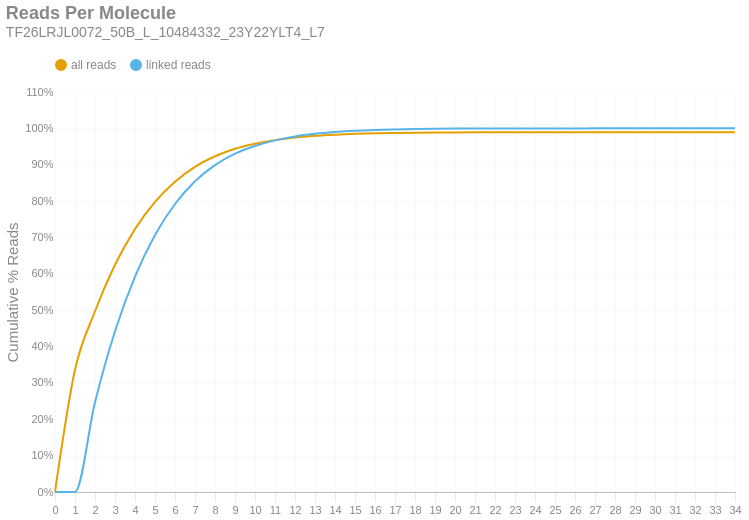

The notebook cell this image was saved under:
### Markdown cell above
### Reads per Molecule
This chart shows the cumulative distribution of the number of reads per linked molecule. That is, how many alignments are associated with a unique molecule. This excludes the number of reads associated with invalid or absent linked-read barcodes. The `linked` histogram is the percentages recalculated when disregarding singletons.

### Code cell
if SKIPLR:
    print_html(f"Skipped")
else:
    counts = np.bincount(valids['reads'].cast(pl.Int64).to_numpy())
    weighted = counts * np.arange(len(counts))
    all_perc = weighted / n_reads
    linked_perc = weighted / n_linked_reads
    linked_perc[1] = 0
    binned_df = pl.DataFrame({
        'readsper': list(range(len(counts))),
        'all reads (cumsum)': np.cumsum(all_perc).tolist(),
        'linked reads (cumsum)': np.cumsum(linked_perc).tolist(),
    })

    with SafeRender(binned_df):
        (
            density_plot(binned_df, 'Reads Per Molecule', samplename, 'readspmol')
            .encode(
                x=alt.X('readsper:O', title=None).axis(labelAngle=0).scale(padding=0),
                y=alt.Y('value:Q', title='Cumulative % Reads').axis(format='%').stack(False),
                color=alt.Color("key:N").scale(domain=["all reads", "linked reads"]),
                tooltip=[
                    alt.Tooltip("key:N", title="Data Type"),
                    alt.Tooltip("readsper:O", title="Reads Per Molecule"),
                    alt.Tooltip("value:Q", format=".2%", title="% Reads (Cum.)")
                ]            
            )
        ).display()

### Figure 1 — Vega-Lite specification as saved in the notebook (floating-point values rounded to 4 significant figures)
{"width": "container", "height": 400, "config": {"title": {"anchor": "start", "dy": -15, "fontSize": 18, "color": "#888888", "subtitleColor": "#888888", "subtitleFontSize": 14}, "arc": {"fill": "#0072B2"}, "axis": {"domainColor": "#888888", "domainWidth": 0.5, "gridWidth": 0.2, "grid": false, "titleFontWeight": 400, "titleFontSize": 15, "labelFontSize": 11, "labelColor": "#888888", "tickColor": "#888888", "tickWidth": 0.2, "titleColor": "#888888"}, "axisBand": {"grid": false}, "axisX": {"grid": true, "tickSize": 10, "domainCap": "round"}, "axisY": {"domain": false, "grid": true, "tickSize": 0, "domainCap": "round"}, "background": "transparent", "header": {"labelFontSize": 15, "labelColor": "#888888", "titleFontSize": 15, "titleFontWeight": 600, "titleColor": "#888888"}, "legend": {"labelFont": "sans-serif", "labelFontSize": 12, "labelColor": "#888888", "symbolSize": 100, "symbolType": "circle", "titleFontSize": 12, "titlePadding": 10, "titleColor": "#888888", "title": null, "orient": "top"}, "range": {"category": ["#E69F00", "#56B4E9", "#009E73", "#F0E442", "#0072B2", "#D55E00", "#CC79A7", "#000000"], "diverging": ["#cfe8f3", "#a2d4ec", "#73bfe2", "#46abdb", "#1696d2", "#12719e"]}, "area": {"fill": "#0072B2", "fillOpacity": 0.7, "line": true, "strokeOpacity": 0.7}, "line": {"color": "#0072B2", "stroke": "#0072B2", "strokeWidth": 2}, "trail": {"color": "#0072B2", "stroke": "#0072B2", "strokeWidth": 0, "size": 1}, "point": {"filled": true, "fillOpacity": 1.0, "size": 95}, "text": {"color": "#888888", "fontSize": 11, "align": "right", "fontWeight": 400, "size": 11}, "bar": {"fill": "#0072B2", "stroke": null}, "view": {"stroke": null, "continuousWidth": 660, "continuousHeight": 400}}, "data": {"name": "data-aa232c8e876c18a34effdcb748721ddd"}, "mark": {"type": "line", "interpolate": "monotone", "point": {"opacity": 0, "size": 275}}, "encoding": {"color": {"field": "key", "scale": {"domain": ["all reads", "linked reads"]}, "type": "nominal"}, "tooltip": [{"field": "key", "title": "Data Type", "type": "nominal"}, {"field": "readsper", "title": "Reads Per Molecule", "type": "ordinal"}, {"field": "value", "format": ".2%", "title": "% Reads (Cum.)", "type": "quantitative"}], "x": {"axis": {"labelAngle": 0}, "field": "readsper", "scale": {"padding": 0}, "title": null, "type": "ordinal"}, "y": {"axis": {"format": "%"}, "field": "value", "stack": false, "title": "Cumulative % Reads", "type": "quantitative"}}, "params": [{"name": "param_c36ac31b6afebe62", "select": {"type": "point", "fields": ["key"]}, "bind": "legend"}], "title": {"text": "Reads Per Molecule", "subtitle": "TF26LRJL0072_50B_L_10484332_23Y22YLT4_L7"}, "transform": [{"fold": ["all reads (cumsum)", "linked reads (cumsum)"]}, {"calculate": "replace(datum.key, ' (cumsum)', '')", "as": "key"}, {"filter": {"param": "param_c36ac31b6afebe62"}}], "usermeta": {"embedOptions": {"downloadFileName": "TF26LRJL0072_50B_L_10484332_23Y22YLT4_L7.readspmol"}}, "$schema": "https://vega.github.io/schema/vega-lite/v6.4.1.json", "datasets": {"data-aa232c8e876c18a34effdcb748721ddd": [{"readsper": 0, "all reads (cumsum)": 0.0, "linked reads (cumsum)": 0.0}, {"readsper": 1, "all reads (cumsum)": 0.336, "linked reads (cumsum)": 0.0}, {"readsper": 2, "all reads (cumsum)": 0.4971, "linked reads (cumsum)": 0.2466}, {"readsper": 3, "all reads (cumsum)": 0.6248, "linked reads (cumsum)": 0.442}, {"readsper": 4, "all reads (cumsum)": 0.7228, "linked reads (cumsum)": 0.5921}, {"readsper": 5, "all reads (cumsum)": 0.7978, "linked reads (cumsum)": 0.7068}, {"readsper": 6, "all reads (cumsum)": 0.8534, "linked reads (cumsum)": 0.792}, {"readsper": 7, "all reads (cumsum)": 0.8943, "linked reads (cumsum)": 0.8546}, {"readsper": 8, "all reads (cumsum)": 0.9232, "linked reads (cumsum)": 0.8989}, {"readsper": 9, "all reads (cumsum)": 0.9438, "linked reads (cumsum)": 0.9304}, {"readsper": 10, "all reads (cumsum)": 0.9576, "linked reads (cumsum)": 0.9515}, {"readsper": 11, "all reads (cumsum)": 0.9677, "linked reads (cumsum)": 0.9669}, {"readsper": 12, "all reads (cumsum)": 0.9748, "linked reads (cumsum)": 0.9779}, {"readsper": 13, "all reads (cumsum)": 0.9795, "linked reads (cumsum)": 0.985}, {"readsper": 14, "all reads (cumsum)": 0.9827, "linked reads (cumsum)": 0.9899}, {"readsper": 15, "all reads (cumsum)": 0.985, "linked reads (cumsum)": 0.9934}, {"readsper": 16, "all reads (cumsum)": 0.9865, "linked reads (cumsum)": 0.9957}, {"readsper": 17, "all reads (cumsum)": 0.9874, "linked reads (cumsum)": 0.9971}, {"readsper": 18, "all reads (cumsum)": 0.9881, "linked reads (cumsum)": 0.9981}, {"readsper": 19, "all reads (cumsum)": 0.9885, "linked reads (cumsum)": 0.9988}, {"readsper": 20, "all reads (cumsum)": 0.9889, "linked reads (cumsum)": 0.9993}, {"readsper": 21, "all reads (cumsum)": 0.989, "linked reads (cumsum)": 0.9995}, {"readsper": 22, "all reads (cumsum)": 0.9892, "linked reads (cumsum)": 0.9998}, {"readsper": 23, "all reads (cumsum)": 0.9892, "linked reads (cumsum)": 0.9998}, {"readsper": 24, "all reads (cumsum)": 0.9892, "linked reads (cumsum)": 0.9999}, {"readsper": 25, "all reads (cumsum)": 0.9892, "linked reads (cumsum)": 0.9999}, {"readsper": 26, "all reads (cumsum)": 0.9893, "linked reads (cumsum)": 1.0}, {"readsper": 27, "all reads (cumsum)": 0.9893, "linked reads (cumsum)": 1.0}, {"readsper": 28, "all reads (cumsum)": 0.9893, "linked reads (cumsum)": 1.0}, {"readsper": 29, "all reads (cumsum)": 0.9893, "linked reads (cumsum)": 1.0}, {"readsper": 30, "all reads (cumsum)": 0.9893, "linked reads (cumsum)": 1.0}, {"readsper": 31, "all reads (cumsum)": 0.9893, "linked reads (cumsum)": 1.0}, {"readsper": 32, "all reads (cumsum)": 0.9893, "linked reads (cumsum)": 1.0}, {"readsper": 33, "all reads (cumsum)": 0.9893, "linked reads (cumsum)": 1.0}, {"readsper": 34, "all reads (cumsum)": 0.9893, "linked reads (cumsum)": 1.0}]}}
